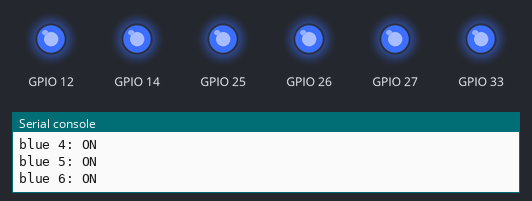
The program below on a simulated ESP32 board running MicroPython. On the bench: output pins drawn as LEDs (lit = HIGH), the last lines printed to the serial console. Wiring (from the project's diagram.json): switch on GPIO 0, yellow LED on GPIO 2, green LED on GPIO 4, blue LED on GPIO 12, orange LED on GPIO 13, blue LED on GPIO 14, blue LED on GPIO 25, blue LED on GPIO 26, blue LED on GPIO 27, blue LED on GPIO 33.

Above: at 0.2 s.
At 1.7 s:
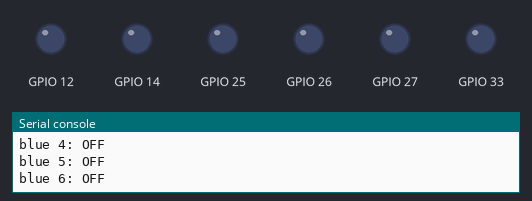
Timing chart, 0 to 3.0 s (numbered marks = the images above):
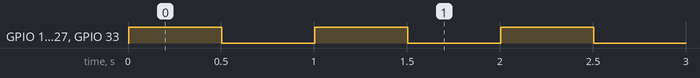

The program:

08_blue_leds_asyncio.py
```python
"""Diagnostic 8/13 — All six blue LEDs, concurrently, via asyncio.

Integration step for the blue-LED row: GPIO 26, 14, 27, 25, 33 and 12
all blinking at the same 500 ms interval, each as
its own independent asyncio task -- exactly the pattern main.py uses
(BLINKING_LEDS / blink_led()). See diagnostics/README.md for how to run this on
wokwi.com.

Run this only after diagnostics 1-3 (first blue LED + asyncio) and diagnostic 7 (the
other five blue LEDs) have each passed on their own. If every LED blinked
correctly alone in diagnostic 7 but one stalls, lags, or stops here, the fault
is in concurrency (one task blocking the others), not in that LED's GPIO
wiring -- exactly the kind of bug this project's asyncio design exists to
prevent (see docs/EN/technical-specification.md, section 7).

Expected: all six blue LEDs blink continuously as independent tasks,
toggling after waits of at least 500 ms. Small phase drift is possible
under the cooperative scheduler and is not a wiring failure.
"""

import asyncio
from machine import Pin

BLINK_INTERVAL_MS = 500

BLUE_LEDS = (
    ("blue 1", 26),
    ("blue 2", 14),
    ("blue 3", 27),
    ("blue 4", 25),
    ("blue 5", 33),
    ("blue 6", 12),
)

blue_leds = [(name, Pin(pin_number, Pin.OUT, value=0)) for name, pin_number in BLUE_LEDS]


async def blink_led(name, led):
    while True:
        led.value(not led.value())
        print("{}: {}".format(name, "ON" if led.value() else "OFF"))
        await asyncio.sleep_ms(BLINK_INTERVAL_MS)


async def main():
    print("Blinking-LEDs asyncio test starting -- 6 independent tasks:")
    for name, pin_number in BLUE_LEDS:
        print("  {} -> GPIO {}".format(name, pin_number))

    for name, led in blue_leds:
        asyncio.create_task(blink_led(name, led))

    while True:
        await asyncio.sleep(3600)


try:
    asyncio.run(main())
finally:
    for _, led in blue_leds:
        led.off()
```

Measured:
- by itself, GPIO 12, GPIO 14, GPIO 25–27, GPIO 33: alternates HIGH for 0.50 s and LOW for 0.50 s
